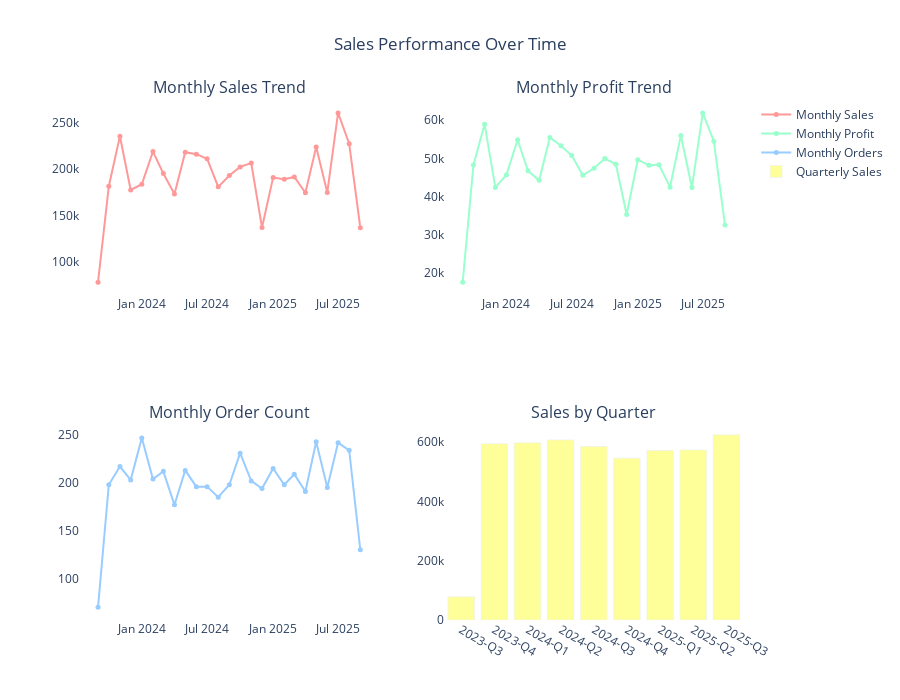

The notebook cell saved with this chart:
### Markdown cell above
### Time Series Analysis

### Code cell
df['Year_Month'] = df['Order_Date'].dt.to_period('M')
df['Year'] = df['Order_Date'].dt.year
df['Month'] = df['Order_Date'].dt.month
df['Quarter'] = df['Order_Date'].dt.quarter

monthly_sales = df.groupby('Year_Month').agg({
    'Sales': 'sum',
    'Profit': 'sum',
    'Order_ID': 'count'
}).reset_index()

fig = make_subplots(
    rows=2, cols=2,
    subplot_titles=('Monthly Sales Trend', 'Monthly Profit Trend', 
                   'Monthly Order Count', 'Sales by Quarter'),
    specs=[[{"secondary_y": False}, {"secondary_y": False}],
           [{"secondary_y": False}, {"secondary_y": False}]]
)

fig.add_trace(
    go.Scatter(x=monthly_sales['Year_Month'].astype(str), y=monthly_sales['Sales'],
               mode='lines+markers', name='Monthly Sales', 
               line=dict(color='#FF9999', width=2),
               marker=dict(size=5, color='#FF9999')),
    row=1, col=1
)

fig.add_trace(
    go.Scatter(x=monthly_sales['Year_Month'].astype(str), y=monthly_sales['Profit'],
               mode='lines+markers', name='Monthly Profit', 
               line=dict(color='#99FFCC', width=2),
               marker=dict(size=5, color='#99FFCC')),
    row=1, col=2
)

fig.add_trace(
    go.Scatter(x=monthly_sales['Year_Month'].astype(str), y=monthly_sales['Order_ID'],
               mode='lines+markers', name='Monthly Orders', 
               line=dict(color='#99CCFF', width=2),
               marker=dict(size=5, color='#99CCFF')),
    row=2, col=1
)

quarterly_sales = df.groupby(['Year', 'Quarter'])['Sales'].sum().reset_index()
quarterly_sales['Year_Quarter'] = quarterly_sales['Year'].astype(str) + '-Q' + quarterly_sales['Quarter'].astype(str)

fig.add_trace(
    go.Bar(x=quarterly_sales['Year_Quarter'], y=quarterly_sales['Sales'],
           name='Quarterly Sales', marker_color='#FFFF99', opacity=1.0),
    row=2, col=2
)

fig.update_layout(
    height=700, 
    showlegend=True, 
    title_text="Sales Performance Over Time",
    title_x=0.5,
    plot_bgcolor='white',
    paper_bgcolor='white'
)

fig.update_xaxes(showgrid=False)
fig.update_yaxes(showgrid=False)

fig.show()

print("="*60)
print("TIME-BASED INSIGHTS")
print("="*60)
print(f"Best performing month: {monthly_sales.loc[monthly_sales['Sales'].idxmax(), 'Year_Month']}")
print(f"Highest monthly sales: ${monthly_sales['Sales'].max():,.2f}")
print(f"Average monthly sales: ${monthly_sales['Sales'].mean():,.2f}")
print(f"Sales growth rate (first vs last month): {((monthly_sales['Sales'].iloc[-1] / monthly_sales['Sales'].iloc[0]) - 1) * 100:.1f}%")

### Figure 1 — Plotly figure (JSON) as saved in the notebook; plotly's stock layout.template omitted (floating-point values rounded to 4 significant figures)
{"data": [{"line": {"color": "#FF9999", "width": 2}, "marker": {"color": "#FF9999", "size": 5}, "mode": "lines+markers", "name": "Monthly Sales", "type": "scatter", "x": ["2023-09", "2023-10", "2023-11", "2023-12", "2024-01", "2024-02", "2024-03", "2024-04", "2024-05", "2024-06", "2024-07", "2024-08", "2024-09", "2024-10", "2024-11", "2024-12", "2025-01", "2025-02", "2025-03", "2025-04", "2025-05", "2025-06", "2025-07", "2025-08", "2025-09"], "xaxis": "x", "y": [78270.0, 181600.0, 235500.0, 177700.0, 183800.0, 219000.0, 195300.0, 173200.0, 218300.0, 216200.0, 211100.0, 181000.0, 193100.0, 202400.0, 206600.0, 137200.0, 191000.0, 189100.0, 191600.0, 174600.0, 224000.0, 175000.0, 260700.0, 227500.0, 136900.0], "yaxis": "y"}, {"line": {"color": "#99FFCC", "width": 2}, "marker": {"color": "#99FFCC", "size": 5}, "mode": "lines+markers", "name": "Monthly Profit", "type": "scatter", "x": ["2023-09", "2023-10", "2023-11", "2023-12", "2024-01", "2024-02", "2024-03", "2024-04", "2024-05", "2024-06", "2024-07", "2024-08", "2024-09", "2024-10", "2024-11", "2024-12", "2025-01", "2025-02", "2025-03", "2025-04", "2025-05", "2025-06", "2025-07", "2025-08", "2025-09"], "xaxis": "x2", "y": [17580.0, 48300.0, 58970.0, 42400.0, 45690.0, 54900.0, 46740.0, 44260.0, 55480.0, 53320.0, 50750.0, 45570.0, 47420.0, 49950.0, 48490.0, 35290.0, 49660.0, 48180.0, 48350.0, 42470.0, 56000.0, 42390.0, 61930.0, 54520.0, 32580.0], "yaxis": "y2"}, {"line": {"color": "#99CCFF", "width": 2}, "marker": {"color": "#99CCFF", "size": 5}, "mode": "lines+markers", "name": "Monthly Orders", "type": "scatter", "x": ["2023-09", "2023-10", "2023-11", "2023-12", "2024-01", "2024-02", "2024-03", "2024-04", "2024-05", "2024-06", "2024-07", "2024-08", "2024-09", "2024-10", "2024-11", "2024-12", "2025-01", "2025-02", "2025-03", "2025-04", "2025-05", "2025-06", "2025-07", "2025-08", "2025-09"], "xaxis": "x3", "y": [70, 198, 217, 203, 247, 204, 212, 177, 213, 196, 196, 185, 198, 231, 202, 194, 215, 198, 209, 191, 243, 195, 242, 234, 130], "yaxis": "y3"}, {"marker": {"color": "#FFFF99"}, "name": "Quarterly Sales", "opacity": 1, "type": "bar", "x": ["2023-Q3", "2023-Q4", "2024-Q1", "2024-Q2", "2024-Q3", "2024-Q4", "2025-Q1", "2025-Q2", "2025-Q3"], "xaxis": "x4", "y": [78270.0, 594900.0, 598100.0, 607700.0, 585200.0, 546200.0, 571700.0, 573500.0, 625100.0], "yaxis": "y4"}], "layout": {"annotations": [{"font": {"size": 16}, "showarrow": false, "text": "Monthly Sales Trend", "x": 0.225, "xanchor": "center", "xref": "paper", "y": 1, "yanchor": "bottom", "yref": "paper"}, {"font": {"size": 16}, "showarrow": false, "text": "Monthly Profit Trend", "x": 0.775, "xanchor": "center", "xref": "paper", "y": 1, "yanchor": "bottom", "yref": "paper"}, {"font": {"size": 16}, "showarrow": false, "text": "Monthly Order Count", "x": 0.225, "xanchor": "center", "xref": "paper", "y": 0.375, "yanchor": "bottom", "yref": "paper"}, {"font": {"size": 16}, "showarrow": false, "text": "Sales by Quarter", "x": 0.775, "xanchor": "center", "xref": "paper", "y": 0.375, "yanchor": "bottom", "yref": "paper"}], "height": 700, "paper_bgcolor": "white", "plot_bgcolor": "white", "showlegend": true, "title": {"text": "Sales Performance Over Time", "x": 0.5}, "xaxis": {"anchor": "y", "domain": [0, 0.45], "showgrid": false}, "xaxis2": {"anchor": "y2", "domain": [0.55, 1], "showgrid": false}, "xaxis3": {"anchor": "y3", "domain": [0, 0.45], "showgrid": false}, "xaxis4": {"anchor": "y4", "domain": [0.55, 1], "showgrid": false}, "yaxis": {"anchor": "x", "domain": [0.625, 1], "showgrid": false}, "yaxis2": {"anchor": "x2", "domain": [0.625, 1], "showgrid": false}, "yaxis3": {"anchor": "x3", "domain": [0, 0.375], "showgrid": false}, "yaxis4": {"anchor": "x4", "domain": [0, 0.375], "showgrid": false}}}
